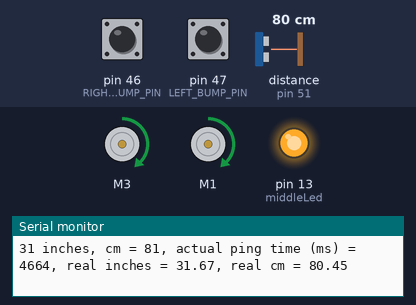
Bench run of a sketch on a simulated Arduino Mega 2560, built with avr-gcc and run on an emulated ATmega2560. Shown: 2 × DC motor (green arrow = forward, orange = backward, longer = faster), output pins drawn as LEDs (lit = HIGH), the last lines printed to the serial monitor. The test bench sets the inputs (shaded band); at power-on: pin 46 (RIGHT_BUMP_PIN) HIGH, pin 47 (LEFT_BUMP_PIN) HIGH, distance to the obstacle (sensor on pin 51) 80 cm. The echo pulse lasts 58.3 µs per cm.

Above: at 4.1 s.
4.2 s: pin 46 (RIGHT_BUMP_PIN) pulled LOW for 0.15 s
At 5.0 s:
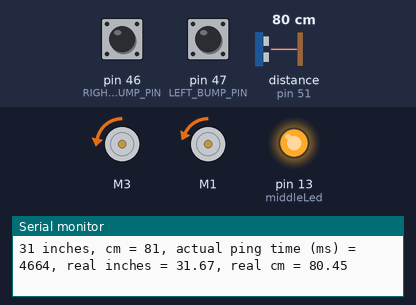
6.7 s: pin 47 (LEFT_BUMP_PIN) pulled LOW for 3.2 s
At 11.2 s:
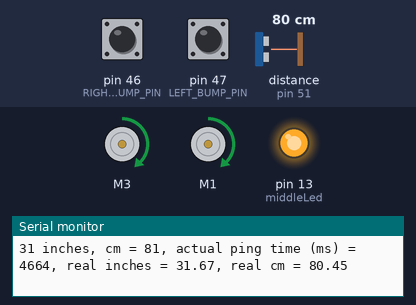
11.4 s: distance to the obstacle (sensor on pin 51) set to 22 cm
12.9 s: distance to the obstacle (sensor on pin 51) set to 19 cm
At 14.2 s:
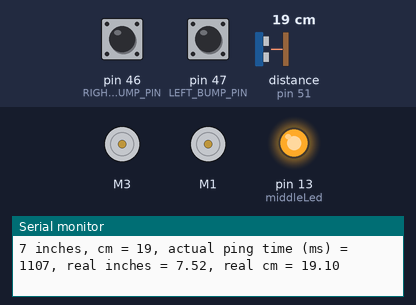
15.9 s: pin 46 (RIGHT_BUMP_PIN) pulled LOW for 1 s
At 16.4 s:
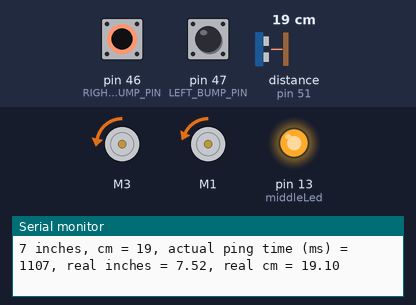
19.9 s: pin 47 (LEFT_BUMP_PIN) pulled LOW for 0.15 s
At 20.7 s:
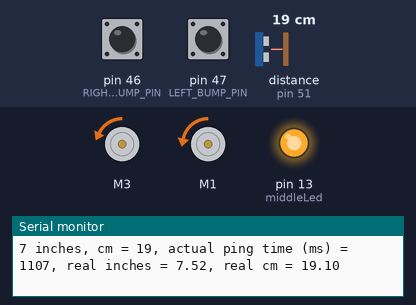
Timing chart, 0 to 22.9 s (numbered marks = the images above; inputs shaded):
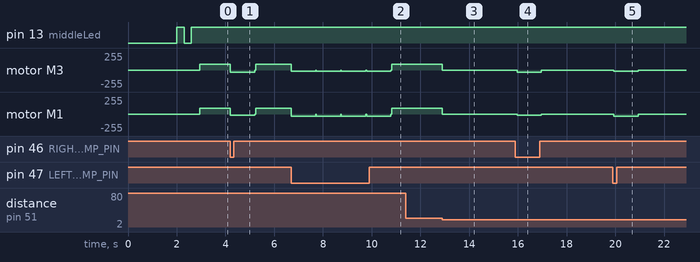

Measured:
- the behaviour switches between 21 and 20 cm on distance to the obstacle (sensor on pin 51) (found by bisection; images 2 and 3)
- after the input at 4.2 s, motor M3: forward 90/255 → backward 30/255 at once, → forward 90/255 1.0 s later; motor M1: forward 90/255 → backward 15/255 at once, → forward 90/255 1.0 s later
- after the input at 6.7 s, motor M3: forward 90/255 → backward 15/255 at once, then repeats every 1.0 s: stopped 0.03 s, backward 15/255 1.0 s; motor M1: forward 90/255 → backward 30/255 at once, then repeats every 1.0 s: stopped 0.03 s, backward 30/255 1.0 s
- after the input at 11.4 s, every drawn part: stays the same
- after the input at 12.9 s, motor M3, motor M1: forward 90/255 → stopped at once
- after the input at 15.9 s, motor M3: stopped → backward 30/255 after 0.07 s, → stopped 1.0 s later; motor M1: stopped → backward 15/255 after 0.07 s, → stopped 1.0 s later
- after the input at 19.9 s, motor M3: stopped → backward 15/255 at once, → stopped 1.0 s later; motor M1: stopped → backward 30/255 at once, → stopped 1.0 s later

The sketch:

B3_Sonic_MBC.ino
```cpp
#include <NewPing.h>

/* B3_Sonic.ino

   Drive the TWO-WHEELED Bread Board Bot (BBbot, B^3)
   forward.   When a whisker bump sensor on either side hits something,
   back up and turn slightly away from that direction and resume
   forward path.

   Stop at a specified distance from an object directly ahead.

   Arduino: Arduino Mega 256 v3 Clone
   Motor Shield: Adafruit assembled Motor Shield for Arduino v2
   ---->  http://www.adafruit.com/products/1438

   Programmer: Dave Eslinger; June 13, 2015
   Revisions:
*/
#include <Wire.h>
#include <Adafruit_MotorShield.h>
#include <math.h>
#include <breadboardbot.h>
#include <NewPing.h>

// Create the motor shield object with the default I2C address
Adafruit_MotorShield AFMS = Adafruit_MotorShield();

/* Define Constants */

// IO Pins used
const byte LEFT_BUMP_PIN = 47;    // Define DIGITAL Pins for left
const byte RIGHT_BUMP_PIN = 46;   // and right bump sensors
const byte SONIC_TRIGGER_PIN = 50;
const byte SONIC_ECHO_PIN = 51;

// Parameters controlling program behavior
// Bump behavior
const byte FORWARD_SPEED = 90;   // Define normal speeds
const byte BACKWARD_SPEED = 30;  // and backup/turn speed
const int  TURN_DURATION = 1000;   // Turn length in milliseconds

// Sonic sensor
const float TARGET_DISTANCE_INCHES = 8;
const int MAX_SONIC_DISTANCE = 500;      // cm, optional, 500 cm is default

const byte TESTSPEED = 155;
float leftPingDistance;
float rightPingDistance;

// Define 'ports' for motors.
const byte LEFT_MOTOR_PORT = 3;
const byte RIGHT_MOTOR_PORT = 1;
// Create pointers to motor control objects
Adafruit_DCMotor *motorLeft = AFMS.getMotor(LEFT_MOTOR_PORT);
Adafruit_DCMotor *motorRight = AFMS.getMotor(RIGHT_MOTOR_PORT);

/* Define new untrasonic sensor with trigger & echo pins and
   the maximum distance to be sensed. */
NewPing sonic(SONIC_TRIGGER_PIN, SONIC_ECHO_PIN, MAX_SONIC_DISTANCE);

const int middleLed = 13;
const int leftLed = 11;
const int rightLed = 12;

void setup(void){
  AFMS.begin();  // create with the default frequency 1.6KHz
  // Turn off all motors to start, just a good habit
  motorLeft->run(RELEASE);
  motorRight->run(RELEASE);
  Serial.begin(9600);  //Begin serial communcation

  /*Set up Bump Pins with Arduino internal pullup resistors
    This will make them always high unless a bump switch is hit,
    which will make a connection to ground and they will read low. */
  pinMode(LEFT_BUMP_PIN,INPUT_PULLUP);
  pinMode(RIGHT_BUMP_PIN,INPUT_PULLUP);

  //  pinMode(SONIC_TRIGGER_PIN,OUTPUT);
  //  pinMode(SONIC_ECHO_PIN,INPUT);
  delay(2000);  // Two second delay to get the robot placed
  pinMode(middleLed, OUTPUT);
  digitalWrite(middleLed, HIGH);
  digitalWrite(leftLed, HIGH);
  digitalWrite(rightLed, HIGH);
  delay(300);
  digitalWrite(middleLed,  LOW);
  digitalWrite(leftLed,  LOW);
  digitalWrite(rightLed,  LOW);
  delay(300);
  digitalWrite(middleLed, HIGH);
  digitalWrite(leftLed, HIGH);
  digitalWrite(rightLed, HIGH);
  delay(300);
  digitalWrite(leftLed,  LOW);
  digitalWrite(rightLed,  LOW);
}

void loop(){
  // Test some of the sonic library functions:
  int inches = sonic.ping_in();
  Serial.print(inches);
  Serial.print(" inches, cm = ");
  Serial.print(sonic.ping_cm());
  Serial.print(", actual ping time (ms) = ");
  int ping_milli = sonic.ping();
  Serial.print(ping_milli);
  Serial.print(", real inches = ");
  Serial.print(Distance_inches(ping_milli));
  Serial.print(", real cm = ");
  Serial.println(Distance_cm(ping_milli));
  // delay(100); // Just to slow things down

  /*  Assuming no switches closed initially.  Drive forward: */
  motorLeft->setSpeed(FORWARD_SPEED);
  motorRight->setSpeed(FORWARD_SPEED);
  while(digitalRead(LEFT_BUMP_PIN) && digitalRead(RIGHT_BUMP_PIN)
	&& Distance_inches(sonic.ping()) > TARGET_DISTANCE_INCHES) {
    motorLeft->run(FORWARD);
    motorRight->run(FORWARD);
  }


  /* If you got here, one of the bump switches was closed or B^3 is too
     close to something straight ahead */

  /* First check the LEFT sensor: */
  if(! digitalRead(LEFT_BUMP_PIN)) { // the LEFT side switch was bumped
    motorLeft->setSpeed(BACKWARD_SPEED/2); // Slowly back up and turn to right
    motorRight->setSpeed(BACKWARD_SPEED);
    motorLeft->run(BACKWARD);
    motorRight->run(BACKWARD);
    delay(TURN_DURATION);                  // for specified duration
    motorLeft->run(RELEASE);               // Then stop power to the motors
    motorRight->run(RELEASE);              // and move to next section of code
  }
  /* Then check the right sensor: */
  else if(! digitalRead(RIGHT_BUMP_PIN)) { // the RIGHT side switch was bumped
    motorLeft->setSpeed(BACKWARD_SPEED); // Slowly back up and turn to left
    motorRight->setSpeed(BACKWARD_SPEED/2);
    motorLeft->run(BACKWARD);
    motorRight->run(BACKWARD);
    delay(TURN_DURATION);                 // for specified duration
    motorLeft->run(RELEASE);               // Then stop power to the motors
    motorRight->run(RELEASE);              // and move to next section of code
  }
  /* It must have been the sonar sensor */
  else {
    motorLeft->run(RELEASE);
    motorRight->run(RELEASE);
    // Looks both wasy befor moving
    /*delay(1000);
    motorLeft->run(BACKWARD);   // So stop power to the motors
    motorRight->run(BACKWARD);  // and move to next section of code
    delay(100);
    spin(-90, 20, *motorLeft, *motorRight); // Turns the bot to the left to check distance
    delay(1000);
    leftPingDistance = Distance_inches(sonic.ping()); // Gets distance of left side
    spin(90, 20, *motorLeft, *motorRight); // Turns the bot to the origional angle
    delay(1000);
    spin(90, TESTSPEED, *motorLeft, *motorRight); // Turns the bot to the right side to check distance
    delay(1000);
    rightPingDistance = Distance_inches(sonic.ping()); // Gets distance of right side
    if (rightPingDistance > leftPingDistance) { // Checks if the right distance is greater than the left distance
      digitalWrite(rightLed, HIGH);
      delay(1000);
      digitalWrite(rightLed, LOW);
      return; // Returns motors to forward
    }
    else {
      digitalWrite(leftLed, HIGH);
      delay(1000);
      spin(-90, TESTSPEED, *motorLeft, *motorRight); // Turns bot to the origional angle
      delay(1000);
      spin(-90, TESTSPEED, *motorLeft, *motorRight); // Turns bot to the left
      digitalWrite(leftLed, LOW);
      return; // Returns motors to forward
    }*/
  }

  /*That is all!  Now go back to the beginning of the loop and
     drive straight ahead until somehting is bumped. */
}

/* float Distance_inches(int ping) { */
/*   float inches_per_sec = 13582.67;  // Equivilent to 345 m/s */
/*   return ping * inches_per_sec * 1e-6 *0.5; */
/* } */

/* float Distance_cm(int ping) { */
/*   float cm_per_sec = 34500.;        // Equivilent to 345 m/s */
/*   return ping * cm_per_sec * 1e-6 *0.5; */
/* } */
```
